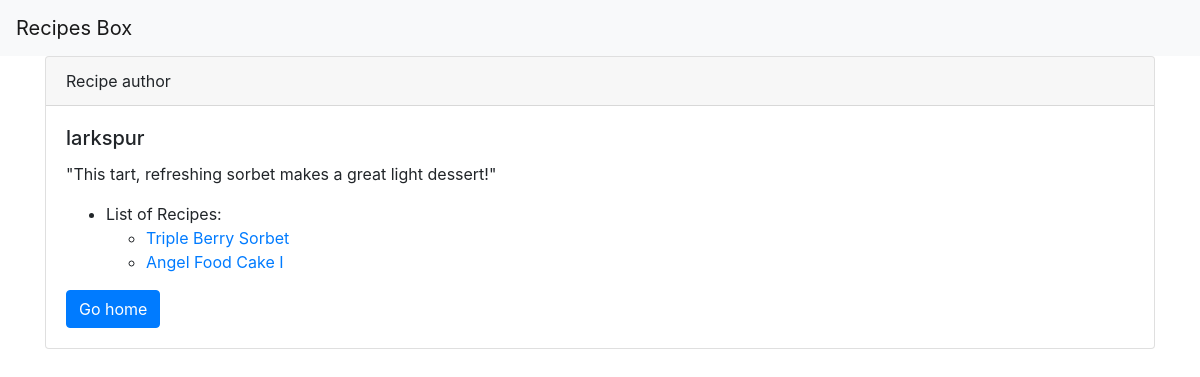
Screenshot of /author/3 with the database file from the repository.
### recipe/models.py (models this page shows, shortened)
class Author(models.Model):
    name = models.CharField(max_length=30)
    bio = models.TextField()

class Recipe(models.Model):
    author = models.ForeignKey(Author, on_delete=models.CASCADE)
    title = models.CharField(max_length=50)
    description = models.TextField()
    time_required = models.CharField(max_length=30)
    instructions = models.TextField(default="Instruction coming soon.")

### recipe/views.py (the view)
# urls.py: path('author/<int:author_id>', views.author_detail, name="authorDetail")
def author_detail(request, author_id):
    author = get_object_or_404(Author, pk=author_id)
    recipes = Recipe.objects.all()
    return render(request, 'recipe/authorDetail.html', {
        'author': author,
        'recipes': recipes,
    })

### recipe/templates/recipe/authorDetail.html
{% extends 'base.html' %} {% block content %}
<div class="card">
  <div class="card-header">
    Recipe author
  </div>
  <div class="card-body">
    <h5 class="card-title">{{author.name}}</h5>
    <p class="card-text">
      {{author.bio}}
    </p>
    <ul>
      <li>
        List of Recipes:
      </li>
      <ul>
      {% for recipe in recipes %}
      {% if author.id == recipe.author.id %}
          <li> <a href="{% url 'recipes:recipe_detail' recipe.id %}">{{recipe.title}}</a></li>
      {% endif %}
      {% endfor %}
      </ul>
    </ul>
    <a href="/" class="btn btn-primary">Go home</a>
  </div>
</div>
{% endblock content %}

### rows the page displays
Author: name "larkspur", bio "\"This tart, refreshing sorbet makes a great light dessert!\""
Recipe: title "Triple Berry Sorbet"
Recipe: title "Angel Food Cake I"
